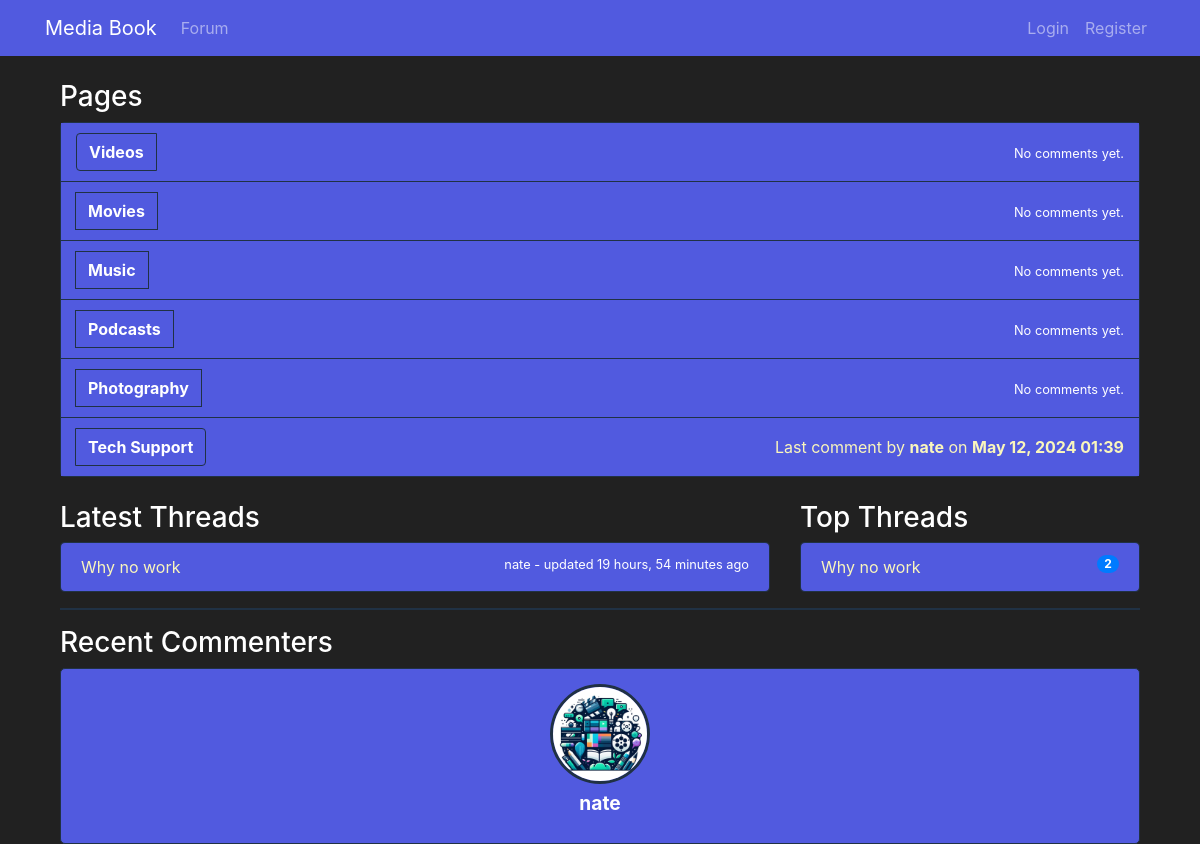
Before: /forum/ with the older database file.
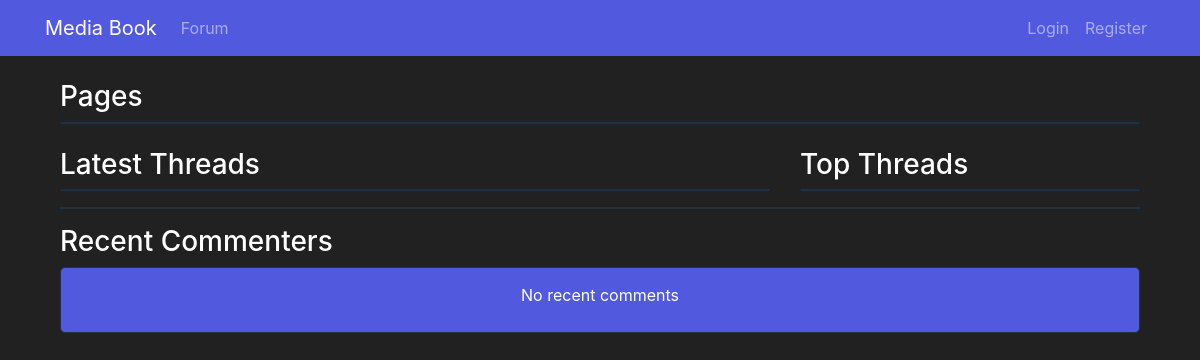
After: the same page with the newer database file.
### Forum/models.py (models this page shows, shortened)
class Page(models.Model):
    title = models.CharField(max_length=100)
    def get_latest_comment(self):
        from .models import Comment
        return Comment.objects.filter(thread__page=self).order_by('-created_at').first()

class Comment(models.Model):
    thread = models.ForeignKey(Thread, on_delete=models.CASCADE, related_name='comment')
    user = models.ForeignKey(User, on_delete=models.CASCADE)
    content = models.TextField()
    testtext = models.CharField(max_length=100)
    created_at = models.DateTimeField(auto_now_add=True)
    last_edited = models.DateTimeField(null=True, blank=True)
    likes = models.ManyToManyField(User, related_name='liked_comments', blank=True)
    parent = models.ForeignKey('self', on_delete=models.CASCADE, null=True, blank=True)

class Thread(models.Model):
    page = models.ForeignKey(Page, on_delete=models.CASCADE)
    title = models.CharField(max_length=200)
    original_poster = models.ForeignKey(User, on_delete=models.CASCADE, null=True, blank=True, related_name='created_threads')
    subscribers = models.ManyToManyField(User, related_name='subscribed_threads', blank=True)
    created_at = models.DateTimeField(auto_now_add=True)
    latest_comment_time = models.DateTimeField(null=True, blank=True)
    latest_comment_username = models.CharField(max_length=100, null=True, blank=True)

### ProfileApp/models.py (models this page shows, shortened)
class Profile(models.Model):
    user = models.OneToOneField(User, on_delete=models.CASCADE)
    profile_picture = models.ImageField(upload_to='profile_pics', default='profile_pics/default.png')
    personal_info = models.TextField(max_length=500, blank=True)
    firstName = models.TextField(max_length=25, blank=True)
    lastName = models.TextField(max_length=25, blank=True)
    displayName = models.BooleanField(default=False)
    email = models.EmailField(max_length=100, blank=True)
    displayEmail = models.BooleanField(default=False)
    phoneNumber = models.CharField(max_length=10, blank=True)
    displayNumber = models.BooleanField(default=False)

### Forum/views.py (the view)
# urls.py: path('', views.forum_home, name='forum_home'),
def forum_home(request):
    pages = Page.objects.all()
    threads = Thread.objects.all()
    latest_comments = Comment.objects.filter(user=OuterRef('user')).order_by('-created_at')
    profiles_with_latest_comment_dates = Profile.objects.select_related('user').annotate(
        latest_comment_date=Subquery(latest_comments.values('created_at')[:1])
    ).filter(
        latest_comment_date__isnull=False  # Ensure the profile has at least one comment
    ).order_by('-latest_comment_date')[:10]  # Get the top 10
    for thread in threads:
        latest_comment = Comment.objects.filter(thread=thread).order_by('-created_at').first()
        if latest_comment:
            thread.latest_comment_time = latest_comment.created_at
            thread.latest_comment_username = latest_comment.user.username
        else:
            thread.latest_comment_time = None
            thread.latest_comment_username = "No comments"
    latest_threads = sorted(threads, key=lambda x: (x.latest_comment_time is not None, x.latest_comment_time), reverse=True)[:5]
    top_threads = Thread.objects.annotate(num_comments=Count('comment')).order_by('-num_comments')[:5]
    return render(request, 'forum_home.html', {
        'pages': pages,
        'latest_threads': latest_threads,
        'top_threads': top_threads,
        'recent_commenter_profiles': profiles_with_latest_comment_dates,
    })

### Forum/context_processors.py (called while the page is built)
def notifications(request):
    if request.user.is_authenticated:
        return {
            'global_notifications': Notification.objects.filter(to_user=request.user, is_read=False).order_by('-date')
        }
    return {}

### Forum/templates/forum_home.html (shortened to what this page needs)
{% extends 'base.html' %}
{% block stylesheets %}
{% load static%}
<link rel="stylesheet" href="{% static 'css/forum_home.css' %}">
{% endblock %}
{% block content %}
<div class="container mt-3">
    <div class="row">
        <div class="col-12">
            <h3> Pages</h3>
            <div class="list-group custom-border-wes">
                {% for page in pages %}
                <div class="page-item">
                    <div class="page-title">
                        <a href="{% url 'thread_list' page.id %}" class="page-link">{{ page.title }}</a>
                    </div>
                    <div class="comment-link">
                        {% with latest_comment=page.get_latest_comment %}
                        {% if latest_comment %}
                            <a href="{% url 'thread_detail_comment' latest_comment.thread.id latest_comment.id %}">
                                Last comment by <strong>{{ latest_comment.user.username }}</strong> on <strong>{{ latest_comment.created_at|date:"M d, Y H:i" }}</strong>
                            </a>
                        {% else %}
                            <small>No comments yet.</small>
                        {% endif %}
                        {% endwith %}
                    </div>
                </div>
                {% endfor %}
            </div>
        </div>
    </div>
    <div class="row mt-4">
        <div class="col-md-8">
            <h3>Latest Threads</h3>
            <ul class="list-group custom-border-wes">
                {% for thread in latest_threads %}
                <li class="list-group-item custom-border-wes">
                    <a href="{% url 'thread_detail' thread.id %}">{{ thread.title }}</a>
                    <small class="float-right">
                        {% if thread.latest_comment_username != "No comments" %}
                            {{ thread.latest_comment_username }} - updated {{ thread.latest_comment_time|timesince }} ago
                        {% else %}
                            No comments
                        {% endif %}
                    </small>
                </li>
                {% endfor %}
            </ul>
        </div>
        <div class="col-md-4">
            <h3>Top Threads</h3>
            <ul class="list-group custom-border-wes">
                {% for thread in top_threads %}
                <li class="list-group-item custom-border-wes">
                    <a href="{% url 'thread_detail' thread.id %}">{{ thread.title }}</a>
                    <span class="badge badge-primary badge-pill float-right">{{ thread.comment.count }}</span>
                </li>
                {% endfor %}
            </ul>
        </div>
    </div>
    <hr style="height:2px;border-width:0;background-color:var(--Third-Color)">
    <h3>Recent Commenters</h3>
    <div class="recent-commenters">
        <ul>
            {% for profile in recent_commenter_profiles %}
            <li>
                <a href="{% url 'ProfileApp:public_profile' profile.user.username %}">
                    <img src="{{ profile.profile_picture.url }}" alt="{{ profile.user.username }}" class="profile-picture">
                    <div class="name">
                        {{ profile.user.username }}
                    </div>
                </a>
            </li>
            {% empty %}
            <li>No recent comments</li>
            {% endfor %}
        </ul>
    </div>
</div>
{% endblock %}

Changed rows visible on the page:
removed Page: title "Videos", shows "No comments yet."
removed Page: title "Movies", shows "No comments yet."
removed Page: title "Music", shows "No comments yet."
removed Page: title "Podcasts", shows "No comments yet."
removed Page: title "Photography", shows "No comments yet."
removed Page: title "Tech Support", get_latest_comment.user.username "nate", get_latest_comment.created_at "May 12, 2024 01:39"
removed Thread: title "Why no work", latest_comment_username "nate", latest_comment_time "19 hours, 54 minutes", comment.count "2"
no longer on this page (row unchanged): Profile: profile_picture (placeholder picture), user.username "nate"
Other visible differences:
text now shown: "No recent comments"
